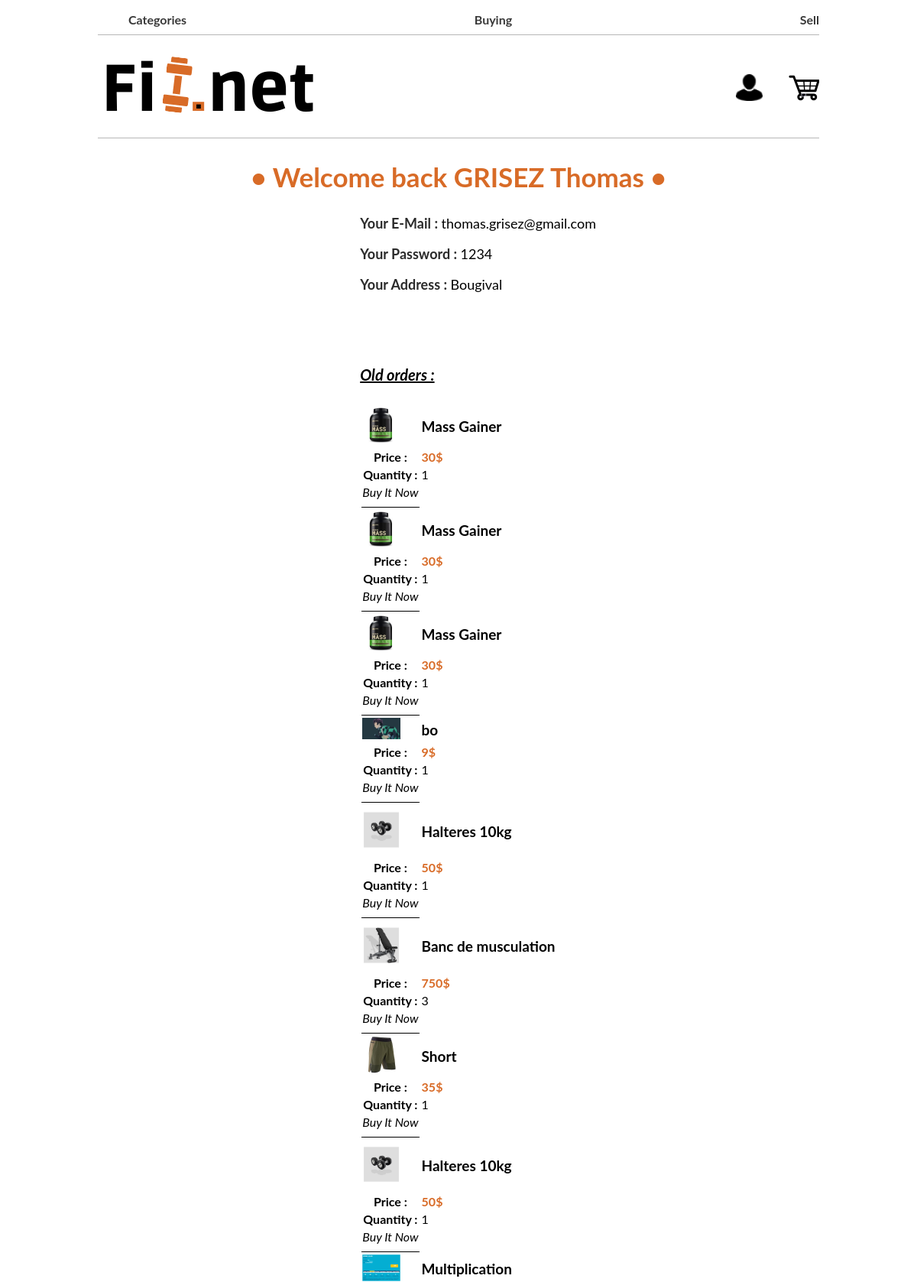
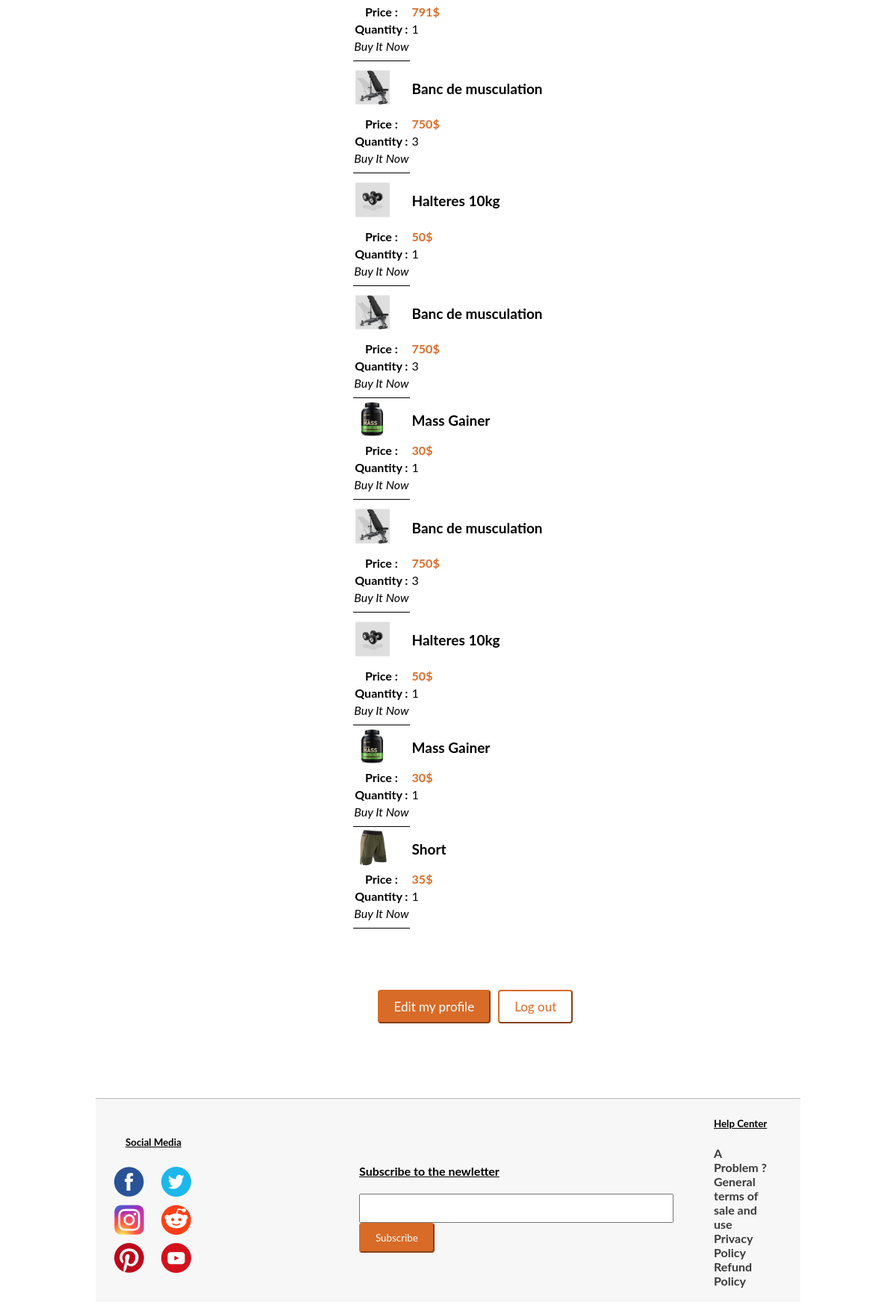
Screenshot of /PHP/buyerProfile.php (signed in) with the database file from the repository (2 pictures, top to bottom).
### tables this page shows
CREATE TABLE IF NOT EXISTS `buyitnow` (
  `id_buyitnow` int(11) NOT NULL AUTO_INCREMENT,
  `id_seller` int(11) NOT NULL,
  `id_buyer` int(11) NOT NULL,
  `price` int(11) NOT NULL,
  `status` text NOT NULL,
  `id_item` int(11) NOT NULL,
  `quantity` int(11) NOT NULL,
  PRIMARY KEY (`id_buyitnow`)
);

CREATE TABLE IF NOT EXISTS `items` (
  `id` int(11) NOT NULL AUTO_INCREMENT,
  `name` text NOT NULL,
  `description` text NOT NULL,
  `price` int(11) NOT NULL,
  `category` text NOT NULL,
  `photo1` text NOT NULL,
  `photo2` text NOT NULL,
  `photo3` text NOT NULL,
  `video` text NOT NULL,
  `quantity` int(11) NOT NULL,
  `type_of_selling` text NOT NULL,
  `id_seller` int(11) NOT NULL,
  PRIMARY KEY (`id`)
);

### PHP/buyerProfile.php (the view, shortened to what this page needs)
<!DOCTYPE html>
<html>
<head>
</head>
<body>
    <?php include 'header.php'?>
    <?php
        $mysqli = new mysqli('127.0.0.1','root', '', 'fitnet', NULL) or die("Connect failed");
        $idbuyer = $_SESSION['id'];
        $allInfos = array();
        $result1 = $mysqli->query("SELECT * FROM buyitnow WHERE status = 'payed' AND id_buyer='$idbuyer'");
        if($result1->num_rows != 0){
            while($row = $result1->fetch_assoc()) {
                $info=array($row["id_buyitnow"],$row["id_seller"],$row["id_buyer"],$row["price"],$row["status"],$row["id_item"],$row["quantity"]);
                $allInfos[]=$info;
            }
        }
        $nbItems = count($allInfos);
        $allItems = array();
        for($i=0;$i<$nbItems;$i++){
            $currentId = $allInfos[$i][5];
            $result2 = $mysqli->query("SELECT * FROM `items` WHERE `id`='$currentId'");
            if($result2->num_rows != 0){
                while($row = $result2->fetch_assoc()) {
                    $item=array($row["id"],$row["name"],$row["photo1"],$row["price"],$row["description"],$row["quantity"],$row["type_of_selling"]);
                }
            }
            $allItems[]=$item;
        }
    ?>
    <div class="bloc_information_of">
        <h2 class="main_title" align="center">• Welcome back  <span style="text-transform: uppercase;"><?php echo $_SESSION['lname'] ?></span><?php echo " ".$_SESSION['fname']; ?> •</h2>
        <div class="main_aspect_of_profile_bloc1">
            <p class="list_of_informations" id="mail_information_buyer"><span class="lis_of_information_title">Your E-Mail : </span><?php echo $_SESSION['email']; ?></p>
            <p class="list_of_informations" id="password_information_buyer"><span class="lis_of_information_title">Your Password : </span><?php echo $_SESSION['password']; ?></p>
            <p class="list_of_informations" id="adress_information_buyer"><span class="lis_of_information_title">Your Address : </span><?php echo $_SESSION['address']; ?></p>
        </div>
    </div>
    <div class="main_aspect_of_profile_bloc1">
    <?php
        if($nbItems>0){
            echo "<h2 class='list_of_informations' style='font-size : 20px;'><em><u>Old orders :</u></em></h2>";
            echo "<div  class='one_table_of_items'><table  class='table_of_differnets_items' border=1>";
            for($j=0;$j<$nbItems;$j++){
                $idItem = $allItems[$j][0];
                $result3 = $mysqli->query("SELECT quantity FROM `buyitnow` WHERE `id_item`='$idItem'");
                while($row = $result3->fetch_assoc()){
                    $quantitywanted = $row["quantity"];
                }
                $pricetopay = $quantitywanted*$allItems[$j][3];
                $image = "../itemImages/".$allItems[$j][2];
                echo "<tr><td style='border : none;'><img src='$image' width=50></td><td class='raw_table_items_list' id='title_item'>".$allItems[$j][1]."</td></tr><tr><td class='raw_table_items_list'  id='price_item'>Price :</td> <td class='raw_table_items_list'><span style='color :#D86B27; font-weight : bold;'>".$pricetopay."$</span></td></tr><tr><td class='raw_table_items_list'  id='quantity_item'>Quantity : </td><td class='raw_table_items_list'>".$quantitywanted."</td></tr><tr><td class='raw_table_items_list' id='last_tr_of_table_item2'><em>Buy It Now</em></td></tr>";
            }
            echo "</table></div>";
        }
    ?>
    </div>
    <div class="main_aspect_of_profile_bloc1" id="bloc_button_buyer_profil">
      <div class="button_list_buyer_profil">
          <a class="link_for_buttons_buyer_profil" href="editBuyer.php"><button class="button_of_informations" id="edit_information_buyer">Edit my profile</button></a>
      </div>
      <div  class="button_list_buyer_profil">
          <a class="link_for_buttons_buyer_profil" href="logout.php"><button class="button_of_informations" id="logout_information_buyer">Log out</button></a>
      </div>
    </div>
    <?php include 'footer.php'?>
</body>
</html>

### CSS/header.css (style rules this page uses)
body { font-family: lato; padding-right: 10%; padding-left: 10%; }

### CSS/profileCSS.php (style rules this page uses)
.one_table_of_items { padding-bottom : 20px; }
.main_aspect_of_profile_bloc1 { margin : 0 auto; padding-right: 30%; padding-left: 30%; padding-bottom : 60px; }
.main_title { color : #D86B27; font-size: 35px; }
.list_of_informations { font-size : 18px; padding-left : 60px; }
.lis_of_information_title { font-weight : bold; color : #2B2B2B; }
.one_table_of_items { padding-left : 60px; display : flex; flex-wrap : wrap; justify-content : flex-start; padding-top : 10px; }
.table_of_differnets_items { border : none; }
.raw_table_items_list { border: none; overflow: hidden; }
#price_item, #quantity_item, last_tr_of_table_item2 { text-align : center; font-weight : bold; }
#title_item { font-weight : bold; font-size : 19px; }
#last_tr_of_table_item2 { border-bottom : 1px solid black; padding-bottom : 10px; }
#bloc_button_buyer_profil { display : flex; padding-right : 70px; padding-left : 40%; }
.button_list_buyer_profil { padding-right : 10px; padding-bottom : 40px; }
.button_of_informations { text-align : center; font-size : 17px; }
.link_for_buttons_buyer_profil { text-decoration : none; }
#edit_information_buyer { padding: 10px 20px 10px 20px; font-family: lato; text-align: center; border-radius: 4px; color : white; border-color: #D86B27; background-color: #D86B27; }
#logout_information_buyer { padding: 10px 20px 10px 20px; font-family: lato; text-align: center; border-radius: 4px; color : #D86B27; border-color: #D86B27; background-color: white; }

### rows the page displays
buyitnow: id_item.photo1 (picture), id_item.name "Mass Gainer", quantity.price "30", quantity "1"
items: photo1 (picture), name "bo", price.quantity "9", buyitnow.quantity "1"
buyitnow: id_item.photo1 (picture), id_item.name "Halteres 10kg", quantity.price "50", quantity "1"
buyitnow: id_item.photo1 (picture), id_item.name "Banc de musculation", quantity.price "750", quantity "3"
buyitnow: id_item.photo1 (picture), id_item.name "Short", quantity.price "35", quantity "1"
items: photo1 (picture), name "Multiplication", price.quantity "791", buyitnow.quantity "1"

### other values shown
$_SESSION['lname'] "GRISEZ"
$_SESSION['fname'] "Thomas"
$_SESSION['email'] "thomas.grisez@gmail.com"
$_SESSION['password'] "1234"
$_SESSION['address'] "Bougival"
